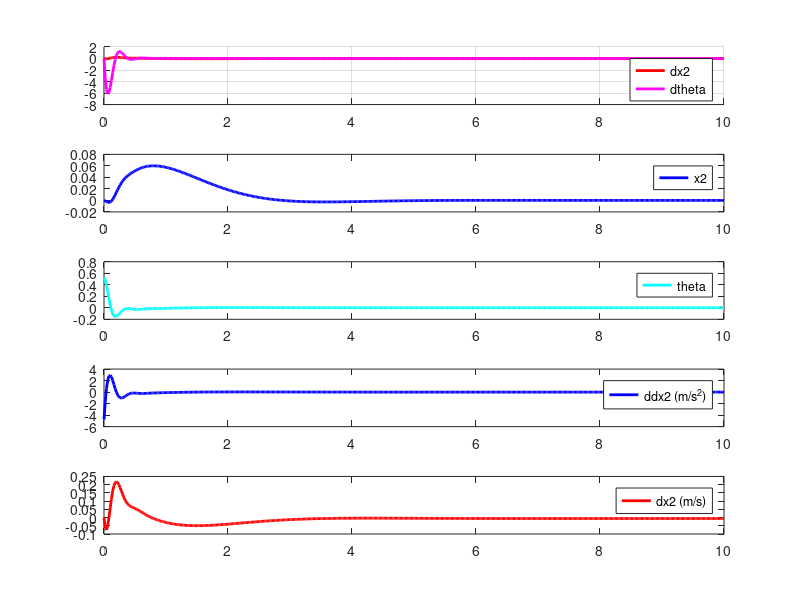

Reproduce this figure in MATLAB. (Note: this script raises an error after producing the figure.)
clc;
clear;
%% system matrix
l = 1/21; %1/20;
m = 1.0;
c = 0.58;
g = 9.8;

A = [0 1 0 0;
     0 0 0 0;
     0 0 0 1;
     0 0 -g/l -c/m];
B = [0 1 0 1/l]';
C = [1 0 0 0;
     0 0 1 0];

%% check controllability
Uc = ctrb(A,B);
left_rank = length(A) - rank(Uc);
if left_rank > 0
    disp("system2 is uncontrollable");
    disp("controllability matrix : ");
    disp(Uc);
else 
    disp("system2 is controllable");
end
% controllable 하면 stabilizable 하다.
%% check observability
Uo = obsv(A,C);
left_rank = length(A) - rank(Uo);
if left_rank > 0
    disp("system2 is unobservable");
    disp("observability matrix : ");
    disp(Uo);
else 
    disp("system2 is observable");
end
%% Design LQR controller

% inital condition 
X_init = [0 0 30*(pi/180) 0]';
% LQR controller parameter
Q = [0.1 0;0 1];
R = 0.005;
% solve Ricatti equation
[P,L,K] = care(A,B,C'*Q*C,R)
%% simulation
activate_time = 10;
Hz = 50;
t = linspace(0,activate_time,activate_time*Hz);

dt = 1/Hz;
X_packet = zeros(4,activate_time*Hz);
for i = 1:activate_time*Hz
    X_packet(:,i) = expm((A-B*K)*t(i))*X_init;
end
U_packet = -K*X_packet;

% real input(velocity)
V_packet = cumtrapz(t, U_packet);

% desired twist
Vd_zero = zeros(1,activate_time*Hz);
Vd = [Vd_zero; Vd_zero; Vd_zero; Vd_zero; V_packet; Vd_zero]; % wx wy wz vx vy vz
%% calculate cost direct
% method 1
Y_packet = C*X_packet;
cost_1 = 0;
for i = 1:activate_time*Hz  
    cost_1 = cost_1 + (Y_packet(i)*Q*Y_packet(i) + U_packet(i)*R*U_packet(i))*dt;
end
disp("LQR cost calculated by integrate : ");
disp(cost_1);
% method 2
cost_2 = X_init'*P*X_init;
disp("LQR ideal cost:");
disp(cost_2);
%% graph
figure(1);
subplot(511)
grid on;
hold on;
plot(t, X_packet(2,:), 'r','LineWidth',2);
plot(t, X_packet(4,:), 'm','LineWidth',2);
legend('dx2','dtheta');
hold off;
subplot(512);
plot(t, X_packet(1,:), 'b','LineWidth',2);  
legend('x2');
subplot(513)
plot(t, X_packet(3,:), 'c','LineWidth',2);
legend('theta');
subplot(514)
plot(t, U_packet(1,:), 'b','LineWidth',2); 
legend('ddx2 (m/s^2)');
subplot(515)
plot(t, V_packet(1,:), 'r','LineWidth',2); 
legend('dx2 (m/s)');

% make csv
writeU = U_packet(1,:)';
writetheta = X_packet(3,:)'-pi/2;
writetheta_dot = X_packet(4,:)';
write = [writeU writetheta writetheta_dot];
label = ["u(t)" "theta" "theta_dot"];
write = [label;write];
filename = 'test0.csv';
writematrix(write, filename);